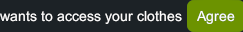
#> input picture resources/accept_clothes_control.png, 243 x 32 px; its folder holds only this picture in this run
$ python -i utils.py   (imports and definitions only)
#> lines starting #> are read from the running program, lines starting #| are printed output that depends on the picture; after the words box and inside, x2 and y2 are one past the last pixel; in counts of white or black regions, pixels touching at a corner belong together
"""
Utils Module.

This module provides utility functions for OCR text extraction, image processing,
and text normalization. It includes Tesseract OCR configuration and multiprocessing
support for efficient text recognition.

Functions:
    get_tesseract_lang: Get Tesseract language code from language setting.
    get_tesseract_config: Get cached Tesseract configuration.
    normalize_ocr_text: Normalize OCR-extracted text.
    extract_text_from_image: Extract text from image using OCR.
    extract_digits_from_image: Extract digits from image using OCR.
"""

import pytesseract
import numpy as np
import cv2
import os
import sys
import re
from multiprocessing import Pool
from .config import USE_MULTIPROCESSING

# --- SETTINGS ---
TESSERACT_PATH = r'C:\Program Files\Tesseract-OCR\tesseract.exe'
# IMPORTANT: This option was removed as it caused issues with Latin nicks.
# All normalization now happens in chat_processor.py
# NORMALIZE_FOR_RUSSIAN = True
# -----------------

# [3 lines not run here, left out]
pytesseract.pytesseract.tesseract_cmd = TESSERACT_PATH


# [5 lines left out: function get_tesseract_lang, not called in this run]


# --- CONFIG CACHE ---
_TESSERACT_CONFIGS = {}

# [32 lines left out: functions get_tesseract_config, normalize_ocr_text, not called in this run]


# --- Multiprocessing pool (ленивое создание для Windows) ---
_pool = None

def _ocr_worker(args):
    binary, config = args
    return pytesseract.image_to_string(binary, config=config)


# [43 lines left out: function extract_text_from_image, not called in this run]


def extract_digits_from_image(img):
    """
    Extract only digits from image using OCR.

    Optimized for small numeric text in the 'amount' area.
    """
    try:
        img_np = np.array(img)
        gray = cv2.cvtColor(img_np, cv2.COLOR_RGB2GRAY)
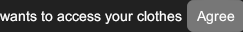
#> gray: shape (32, 243); min 33, max 255, mean 73.3

        # Increase resolution if image is very small
        if gray.shape[0] < 50:
            gray = cv2.resize(gray, None, fx=2, fy=2, interpolation=cv2.INTER_CUBIC)
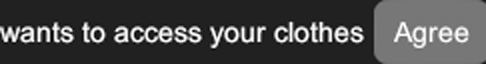
#> gray: shape (64, 486); min 0, max 255, mean 73.3

        # Basic preprocessing
        if np.mean(gray) > 127:
            gray = cv2.bitwise_not(gray)

        _, binary = cv2.threshold(gray, 0, 255, cv2.THRESH_BINARY + cv2.THRESH_OTSU)
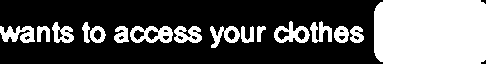
#> binary: shape (64, 486); 34.1% white; 16 white regions, largest, box (x1, y1, x2, y2) and area: (374, 0, 486, 64) 7056, (130, 26, 173, 43) 448, (0, 26, 35, 43) 389

        # Config for digits only
        config = r'--oem 3 --psm 6 outputbase digits'

#> (the run stopped early here; a loop or call above may not have finished)

$ run again, on resources/agree_partnership_tile.png
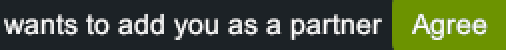
#> input picture resources/agree_partnership_tile.png, 253 x 25 px (shown 2 times larger)
#> in extract_digits_from_image, `gray = cv2.resize(gray, None, fx=2, fy=2, interpolation=cv2.INTER_CUBIC)`:
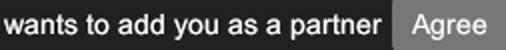
#> gray: shape (50, 506); min 0, max 255, mean 78
#> in extract_digits_from_image, `_, binary = cv2.threshold(gray, 0, 255, cv2.THRESH_BINARY + cv2.THRESH..`:
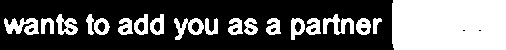
#> binary: shape (50, 506); 36.2% white; 19 white regions, largest, box (x1, y1, x2, y2) and area: (392, 0, 506, 50) 5685, (4, 18, 39, 35) 379, (323, 14, 354, 35) 328
